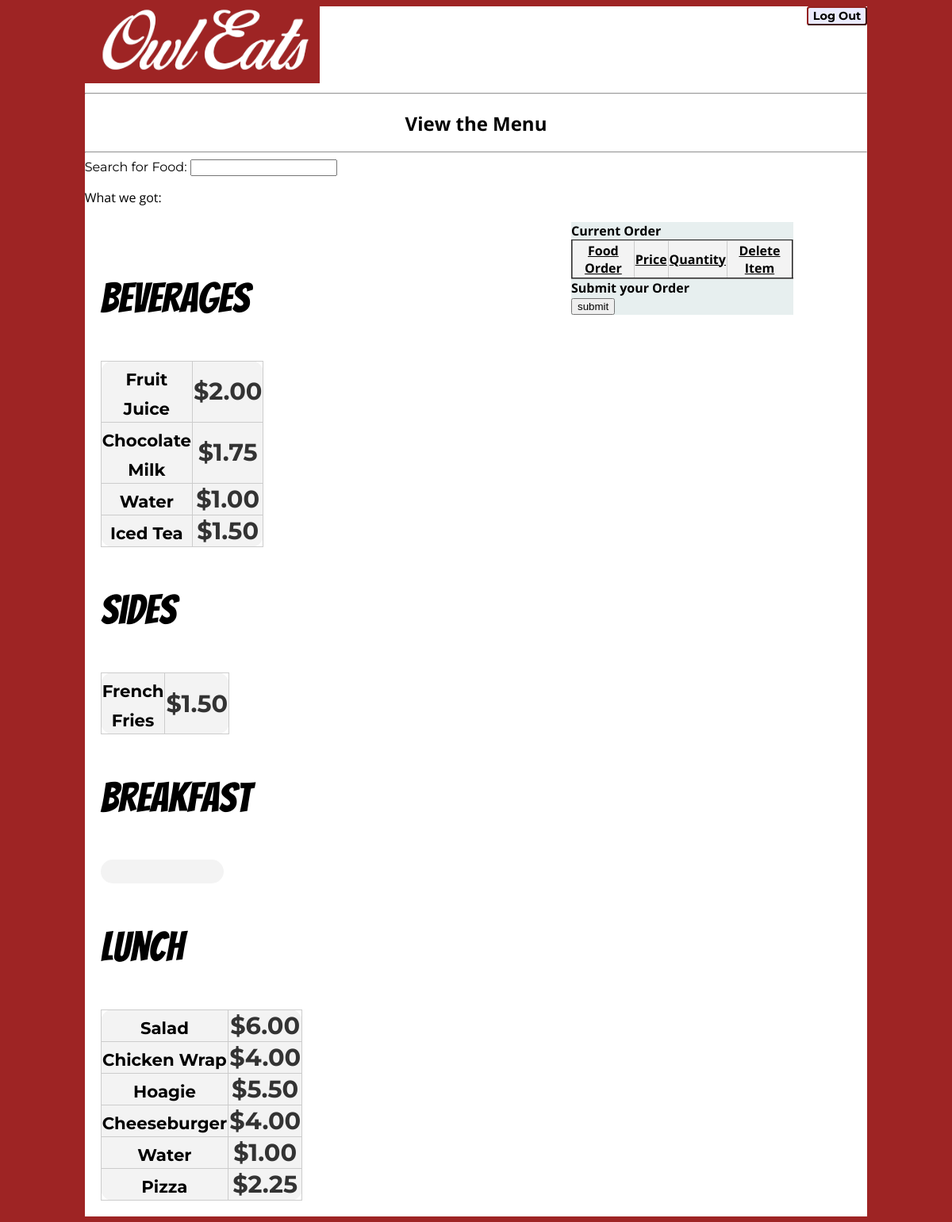
The app's page /menu.php (signed in) with its own data.
### tables this page shows
CREATE TABLE IF NOT EXISTS `menus` (
`id` int(6) NOT NULL,
  `name` varchar(200) DEFAULT NULL,
  `foodtype` varchar(200) DEFAULT NULL,
  `vendor_id` int(6) DEFAULT NULL,
  `price` varchar(20) DEFAULT NULL
);

### menu.php (the view, shortened to what this page needs)
<?php
if(isset($_SESSION['vendorid']) && !empty($_SESSION['vendorid'])) {
	$vendorid = $_SESSION['vendorid'];
	} else if  ((isset($_GET['vendorid']) && !empty($_GET['vendorid']))) {
			$vendorid = $_GET['vendorid'];
	} else {
		header("Location: vendors.php");
	}
try
	{
	$con = new PDO("mysql:host=".CONST_HOST.";dbname=".CONST_DBNAME,CONST_USER,CONST_PASSWORD);
	$con->setAttribute(PDO::ATTR_ERRMODE, PDO::ERRMODE_EXCEPTION);
	$sql = "select * from menus where vendor_id = :vendorid order by foodtype";
	$results = $con->prepare($sql);
	$results->bindParam(":vendorid", $vendorid);
	$myarray = $results->execute();
	$idk = $results->fetchAll();
	}
catch (Exception $e)
	{
	$error = $e->getMessage();
	echo $error;
	}
?>
<!DOCTYPE html>
<html>
    <head>
    	<link rel="stylesheet" type="text/css" href="css/view.css" media="all">
    </head>
    <body>
    <div id="content">
    	<div id ="header">
			<img src="img/owleatslogo.png" id="owleats" alt="OwlEats Logo" style="margin-right: auto; margin-left: auto;"></img>
				<div id="logout" style="float:right;">
				<form id="logoutform" action="logout.php">
				<input type="submit" id="logoutBtn"value="Log Out"></input>
				</form>
				</div>
			<hr>
			<h2> View the Menu</h2>
			<hr>
		</div>
	<div id="search">
		<form>
			<label for="EnterMenu">Search for Food: </labEL> <input type="text" onkeyup="showHint(this.value)" id="searchfood">
		</form>
		<p>What we got: <span id="txtFood"></span></p>
	</div>
<div id="AllMenus">
	<div class="menutable">
		<p>Beverages</p>
		<table class="itemstable" border="2">
		<?php
		$i = 0;
		while ($i < count($idk)) {
			if ($idk[$i]['foodtype'] == 'Beverages'){
			echo "<tr>";
				echo "<td>";
				echo "<a href='#' ";
				?>
				<a id="menubuttons" href='#' onclick='setFood(" <?php echo $idk[$i]['name'] ?> ", " <?php echo $idk[$i]['id'] ?> "); popup("popUpDiv"); scrollTo();'
				<?php
				echo ">" . $idk[$i]['name']."</a>";
				echo "</td>";
				echo "<td id='price'>";
				echo "$".$idk[$i]['price'];
				echo "</td>";
			echo "</tr>";
			}
			$i++;
		}
		?>
		</table>
	</div>
	<div class="menutable">
		<p>Sides</p>
		<table class="itemstable" border="2">
			<tr>
		<?php
		$i = 0;
		while ($i < count($idk)) {
			if ($idk[$i]['foodtype'] == 'Sides'){
			echo "<tr>";
				echo "<td>";
				echo "<a href='#' ";
				?>
				<a href='#' id="menubuttons" onclick='setFood(" <?php echo $idk[$i]['name'] ?> ", " <?php echo $idk[$i]['id'] ?> "); popup("popUpDiv"); scrollTo(); '
				<?php
				echo ">" . $idk[$i]['name']."</a>";
				echo "</td>";
				echo "<td id='price'>";
				echo "$".$idk[$i]['price'];
				echo "</td>";
			echo "</tr>";
			}
			$i++;
		}
		?>
		</table>
	</div>
	<div class="menutable">
		<p>Breakfast</p>
		<table class="itemstable" border="2">
		</table>
	</div>
	<div class="menutable">
		<p>Lunch</p>
		<table class="itemstable" border="2">
		<?php
		$i = 0;
		while ($i < count($idk)) {
			if ($idk[$i]['foodtype'] == 'Lunch'){
			echo "<tr>";
				echo "<td>";
				echo "<a href='#' ";
				?>
				<a href='#' id="menubuttons" onclick='setFood(" <?php echo $idk[$i]['name'] ?> ", " <?php echo $idk[$i]['id'] ?> "); popup("popUpDiv"); scrollTo();'
				<?php
				echo ">" . $idk[$i]['name']."</a>";
				echo "</td>";
				echo "<td id='price'>";
				echo "$".$idk[$i]['price'];
				echo "</td>";
			echo "</tr>";
			}
			$i++;
		}
		?>
		</table>
	</div>
</div>
	<div id="currentorder">
	<form id="changeOrder" name="changeOrder" action="changeOrder.php" method="GET">
    	<table id="ordertable" border="2">
        	<tr>
            	<strong>Current Order</strong>
             </tr>
             <tr>
             	<th>Food Order</th>
                <th>Price</th>
                <th>Quantity</th>
                <th>Delete Item</th>
             </tr>
         	</table>
			<b>Submit your Order</b>
			<form id="submitform" name="submitform" action="submit.php" method="GET">
			<input type="submit" value="submit">
			</form>
	</div>
</div>
    </body>
</html>

### css/view.css (style rules this page uses)
a { text-decoration: none; color: black; font-family: 'Montserrat', sans-serif; }
#logoutform { float: right; }
#logoutform { text-decoration: none; color: #FFF; background:#9E2424; font-weight: bold; font-size: 100%; border-color: #94221F; border-radius: .25em; }
#home_page h1, h2 { text-align: center; }
#logoutBtn { text-decoration: none; font-family: 'Montserrat', sans-serif; color: black; background:#EBEBFF; font-weight: bold; font-size: 90%; border-color: #94221F; border-radius: .25em; }
#header { width: 100%; font-family: 'Montserrat', sans-serif; font-weight: 800; margin-left: auto; margin-right: auto; }
body { font-family: 'Montserrat', sans-serif; background:#9E2424; }
th { text-decoration: underline; font-weight: 900; }
#ordertable { color: gray; width: 100%; font-family: 'Montserrat', sans-serif; }
#ordertable th { color: black; text-decoration: underline; }
#owleats { width: 30%; }
body { background:#9E2424; }
.itemstable { font-family: 'Montserrat', sans-serif; text-align: center; border-collapse: collapse; width: 60%; color: #333; border: 1px solid #CCC; height: 30px; text-align: center; background: #F3F3F3; font-weight: bold; border-radius: .50em; }
.itemstable a { font-size: .4em !important; }
#menubuttons { font-size: .4em; }
h2, h1, p { font-family: 'Open Sans', sans-serif; }
#content { width: 83.3333333%; min-height: 760px; margin: 0 auto; background: white; overflow: hidden; }
.menutable { font-family: 'Open Sans', sans-serif; font-size: 1.9em; }
.menutable p { font-family: 'Bangers', sans-serif; font-size: 1.7em; }
#AllMenus { max-width: 93%; float: left; padding: 20px; }
#AllMenus a { text-decoration: none; color: black; font-family: 'Montserrat', sans-serif; font-size: .7em !important; }
#currentorder { width: 21%; font-family: 'Open Sans', sans-serif; background-color: #E7EFEF; position: fixed; top: 280px; right: 200px; }
#ordertable { width: 100%; }
#currentorder { width: 280px; }
#currentorder table { color: #333; font-family: 'Open Sans', sans-serif; border-collapse: collapse; border-spacing: 0; background-color: #F3F3F3 background: #F3F3F3; }
#currentorder td, th { border: 1px solid #CCC; height: 30px; }
#currentorder th { background: #F3F3F3; font-weight: bold; }
#vendor, #readyorderstable td, th { border: 1px solid #CCC; height: 30px; }

### records on screen
menus: name "Fruit Juice", price "2.00"
menus: name "Chocolate Milk", price "1.75"
menus: name "Water", price "1.00"
menus: name "Iced Tea", price "1.50"
menus: name "French Fries", price "1.50"
menus: name "Salad", price "6.00"
menus: name "Chicken Wrap", price "4.00"
menus: name "Hoagie", price "5.50"
menus: name "Cheeseburger", price "4.00"
menus: name "Water", price "1.00"
menus: name "Pizza", price "2.25"
